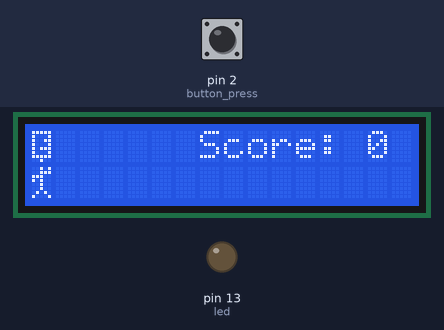
This sketch was run on a simulated Arduino Uno, built with avr-gcc and run on an emulated ATmega328P. Parts: 16×2 character LCD, output pins drawn as LEDs (lit = HIGH). Wiring (inferred from the names in the program): character LCD (HD44780): RS pin 4; R/W pin 5; E pin 6; data pin 7, pin 8, pin 9, pin 10. The inputs (shaded band) are chosen by the test bench; at power-on: pin 2 (button_press) HIGH. Pins used as bus, display or sensor lines are not drawn.

Above: at 1.1 s.
1.6 s: pin 2 (button_press) pulled LOW for 2.75 s
At 1.9 s:
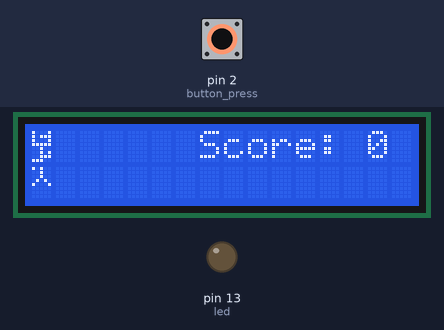
5.8 s: pin 2 (button_press) pulled LOW for 2.75 s
At 6.59 s:
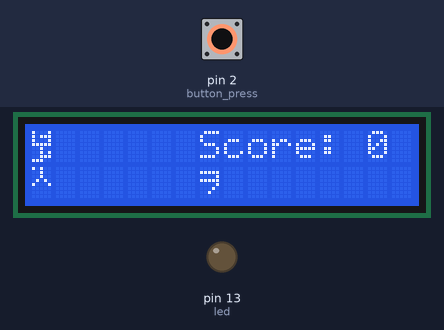
14.5 s: pin 2 (button_press) pulled LOW for 2.75 s
At 17.4 s:
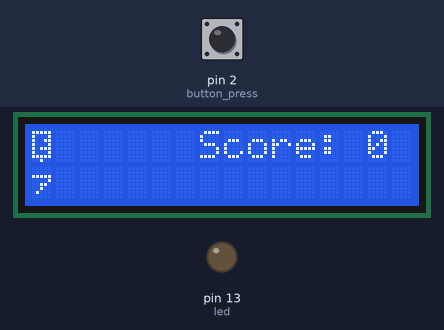
22.7 s: pin 2 (button_press) pulled LOW for 2.75 s
At 25.6 s:
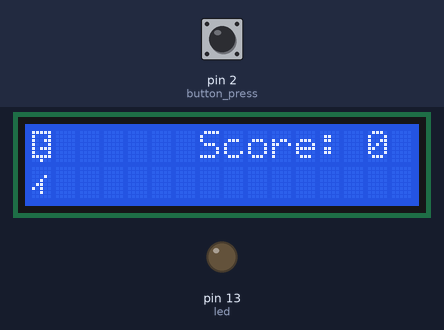
30.9 s: pin 2 (button_press) pulled LOW for 2.75 s
At 33.8 s:
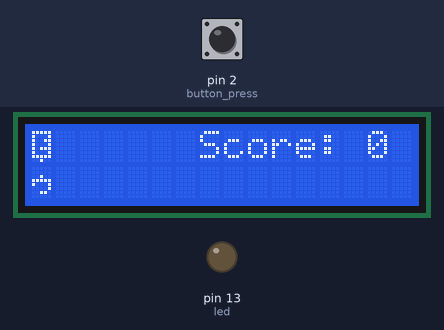

Measured:
- after the input at 1.6 s, the display: changes after 0.17 s (image 1)
- after the input at 5.8 s, the display: first changes after 0.08 s (image 2 shows a later state)
- after the input at 14.5 s, pin 13 (led): stays LOW (without the input it goes to HIGH after 3.4 s); the display: first changes after 0.20 s (image 3 shows a later state)
- after the input at 22.7 s, pin 13 (led): stays LOW (without the input it goes to HIGH after 3.4 s); the display: first changes after 0.23 s (image 4 shows a later state)
- after the input at 30.9 s, pin 13 (led): stays LOW (without the input it goes to HIGH after 3.5 s); the display: first changes after 0.25 s (image 5 shows a later state)

The sketch:

twoinone.ino
```cpp
#include <lcd.h>

enum graphics {
  HEAD = 0x00,
  RUN1 = 0x01,
  RUN2 = 0x02,
  HEAD_JUMP = 0x03,
  BODY_JUMP = 0x04,
};

enum settings {
  SPEED = 250,
};

enum modes {
  GAME,
  SENSOR,
};

volatile int mode = GAME;  // Start in game mode

volatile int button_pressed = 0;

// Game variables
uint8_t obstacle;  // Katakana character
int obstacle_block;  // Block number for obstacle
int score = 0;  // Player score
int frame_speed = SPEED;  // Delay between frames (lower number = faster game speed)
int idle_count;  // If player is idle in game, switch to sensor mode

// Sensor variables
int photocell = 0;
int photocellReading;
int led = 13;
int temp = 1;
int tempReading;

void setup() {
  attachInterrupt(0, button_press, FALLING);
  digitalWrite(2, HIGH);  // Internal pull-up
  pinMode(led, OUTPUT);

  lcd_init();
  lcd_cursor_off();

  // Game setup
  load_graphics();
}

void loop() {
  obstacle = 0xA5;  // Before first katakana character (will be incremented)
  score = 0;
  frame_speed = SPEED;
  lcd_clear();
  draw_score();
  while (mode == GAME) {
    // Run 5 times before next obstacle appears
    for (int i = 0; i < 5; i++) {
      draw_head(HEAD);
      draw_body(RUN1);
      frame_delay();

      if (button_pressed == 1) {
        draw_head(HEAD_JUMP);
        draw_body(BODY_JUMP);
        frame_delay();
        draw_head(RUN1);
        draw_body(0x20);
        frame_delay();
        draw_head(HEAD_JUMP);
        draw_body(BODY_JUMP);
        frame_delay();
        draw_head(HEAD);
        draw_body(RUN1);
        frame_delay();
        button_pressed = 0;
      }

      draw_head(HEAD);
      draw_body(RUN2);
      frame_delay();

      if (button_pressed == 1) {
        draw_head(HEAD_JUMP);
        draw_body(BODY_JUMP);
        frame_delay();
        draw_head(RUN1);
        draw_body(0x20);
        frame_delay();
        draw_head(HEAD_JUMP);
        draw_body(BODY_JUMP);
        frame_delay();
        draw_head(HEAD);
        draw_body(RUN1);
        button_pressed = 0;
      }
    }

    create_obstacle();  // Incoming katakana character!

    while (obstacle_block > 0) {
      draw_head(HEAD);
      draw_body(RUN1);
      shift_obstacle();
      possible_loss();  // The player may have been hit by the obstacle
      frame_delay();

      if (button_pressed == 1) {
        draw_head(HEAD_JUMP);
        draw_body(BODY_JUMP);
        shift_obstacle();
        possible_loss();
        frame_delay();
        draw_head(RUN1);
        draw_body(0x20);
        shift_obstacle();
        possible_loss();
        frame_delay();
        draw_head(HEAD_JUMP);
        draw_body(BODY_JUMP);
        shift_obstacle();
        possible_loss();
        frame_delay();
        draw_head(HEAD);
        draw_body(RUN1);
        shift_obstacle();
        possible_loss();
        frame_delay();
        button_pressed = 0;
      }

      draw_head(HEAD);
      draw_body(RUN2);
      shift_obstacle();
      possible_loss();
      frame_delay();

      if (button_pressed == 1) {
        draw_head(HEAD_JUMP);
        draw_body(BODY_JUMP);
        shift_obstacle();
        possible_loss();
        frame_delay();
        draw_head(RUN1);
        draw_body(0x20);
        shift_obstacle();
        // This is the only possible place the player can avoid the obstacle
        if (obstacle_block == 0) {
          score++;
          frame_speed = SPEED - score;
          draw_score();
          frame_delay();
          shift_obstacle();
          draw_head(HEAD_JUMP);
          draw_body(BODY_JUMP);
          frame_delay();
        } else {
          frame_delay();
          draw_head(HEAD_JUMP);
          draw_body(BODY_JUMP);
          shift_obstacle();
          possible_loss();
          frame_delay();
          draw_head(HEAD);
          draw_body(RUN1);
          shift_obstacle();
          possible_loss();
        }
        button_pressed = 0;
      }
    }

    // Standing around getting hit by katakana characters is considered being idle
    if (score == 0) {
      idle_count++;
    }

    // Player has been idle for too long, switch to sensor mode
    if (idle_count >= 2) {
      mode = SENSOR;
    }
  }

  lcd_write1("Light: ");
  lcd_write2("Temp: ");
  while (mode == SENSOR) {
    photocellReading = analogRead(photocell);
    tempReading = analogRead(temp);
    float tempmv = tempReading * (5000.0/1024.0);
    float tempc = (tempmv - 500.0) / 10.0;

    char lightstr[4];
    snprintf(lightstr, 4, "%d", photocellReading);
    update_light(lightstr);

    char tempstr[3];
    snprintf(tempstr, 3, "%d", int(tempc));
    update_temp(tempstr);

    if (photocellReading < 580) {
      digitalWrite(led, HIGH);
    } else {
      digitalWrite(led, LOW);
    }

    delay(500);
  }
}

/*
 Interrupt service routine for button press
 */
void button_press() {
  delay(10);  // Delay 10 ms for debouncing
  // Make sure it's a press down, not lift up with bounce
  if (digitalRead(2) == HIGH) {
    button_pressed = 0;  // False detection
  }
  if (mode == GAME) {
    button_pressed = 1;  // Button press detected
    idle_count = 0;  // Reset idle counting
  } else {  // mode == SENSOR
    mode = GAME;  // Switch to game mode
  }
}

/*
 Delay for the length of one frame
 */
void frame_delay() {
  delay(frame_speed);
}

/*
 Draw the player's head, given the style
 */
void draw_head(uint8_t head) {
  lcd_cmd(0x80);  // Set DDRAM address to 0x00
  lcd_data(head);
}

/*
 Draw the player's body, given the style
 */
void draw_body(uint8_t body) {
  lcd_cmd(0xC0);  // Set DDRAM address to 0x40
  lcd_data(body);
}

/*
 Draw score at top right
 */
void draw_score() {
  lcd_cmd(0x87);  // Set DDRAM address to 0x07
  char scorestr[10];
  snprintf(scorestr, 10, "Score: %d", score);
  if (score < 10) {  // Formatting
    scorestr[8] = ' ';
  }
  for (int i = 0; i < 9; i++) {
    lcd_data(scorestr[i]);
  }
}

/*
 Create a given character as an obstalce
 */
void create_obstacle() {
  // Next katakana character
  obstacle++;
  if (obstacle > 0xDD) {
    obstacle = 0xA6;
  }
  obstacle_block = 16;  // Set global variable
}

/*
 Shift obstacle one block to the left
 */
void shift_obstacle() {
  lcd_cmd(0xC0 | obstacle_block);  // Clear current block
  lcd_data(0x20);
  obstacle_block = max(obstacle_block-1, 0);
  lcd_cmd(0xC0 | obstacle_block);  // Draw obstacle on next block (left)
  lcd_data(obstacle);
}

/*
 The player may be getting hit by the obstacle, which is a loss
 */
void possible_loss() {
  if (obstacle_block == 0) {
    score = 0;
    draw_score();
    delay(1000);
  }
}

/*
 Update the light number on LCD
 */
void update_light(char *s) {
  lcd_cmd(0x87);  // 3 digits starting at address 0x07
  lcd_data(*s++);
  lcd_data(*s++);
  lcd_data(*s);
}

/*
 Update the temperature on LCD
 */
void update_temp(char *s) {
  lcd_cmd(0xC6);  // 2 digits starting at address 0x46
  lcd_data(*s++);
  lcd_data(*s);
}

/*
 Load the custom graphics into CGRAM
 */
void load_graphics() {
  // HEAD at CGRAM 0x00
  lcd_cmd(0x40);  // Set CGRAM address 0x00
  lcd_data(0x1F);
  lcd_cmd(0x41);  // Set CGRAM address 0x01
  lcd_data(0x11);
  lcd_cmd(0x42);  // Set CGRAM address 0x02
  lcd_data(0x13);
  lcd_cmd(0x43);  // Set CGRAM address 0x03
  lcd_data(0x11);
  lcd_cmd(0x44);  // Set CGRAM address 0x04
  lcd_data(0x17);
  lcd_cmd(0x45);  // Set CGRAM address 0x05
  lcd_data(0x11);
  lcd_cmd(0x46);  // Set CGRAM address 0x06
  lcd_data(0x1F);
  lcd_cmd(0x47);  // Set CGRAM address 0x07
  lcd_data(0x04);

  // RUN1 at CGRAM 0x01
  lcd_cmd(0x48);  // Set CGRAM address 0x08
  lcd_data(0x05);
  lcd_cmd(0x49);  // Set CGRAM address 0x09
  lcd_data(0x07);
  lcd_cmd(0x4A);  // Set CGRAM address 0x0A
  lcd_data(0x1C);
  lcd_cmd(0x4B);  // Set CGRAM address 0x0B
  lcd_data(0x14);
  lcd_cmd(0x4C);  // Set CGRAM address 0x0C
  lcd_data(0x04);
  lcd_cmd(0x4D);  // Set CGRAM address 0x0D
  lcd_data(0x04);
  lcd_cmd(0x4E);  // Set CGRAM address 0x0E
  lcd_data(0x0A);
  lcd_cmd(0x4F);  // Set CGRAM address 0x0F
  lcd_data(0x11);

  // RUN2 at CGRAM 0x02
  lcd_cmd(0x50);  // Set CGRAM address 0x10
  lcd_data(0x04);
  lcd_cmd(0x51);  // Set CGRAM address 0x11
  lcd_data(0x17);
  lcd_cmd(0x52);  // Set CGRAM address 0x12
  lcd_data(0x1D);
  lcd_cmd(0x53);  // Set CGRAM address 0x13
  lcd_data(0x04);
  lcd_cmd(0x54);  // Set CGRAM address 0x14
  lcd_data(0x04);
  lcd_cmd(0x55);  // Set CGRAM address 0x15
  lcd_data(0x04);
  lcd_cmd(0x56);  // Set CGRAM address 0x16
  lcd_data(0x0A);
  lcd_cmd(0x57);  // Set CGRAM address 0x17
  lcd_data(0x0A);

  // HEAD_JUMP at CGRAM 0x03
  lcd_cmd(0x58);  // Set CGRAM address 0x18
  lcd_data(0x11);
  lcd_cmd(0x59);  // Set CGRAM address 0x19
  lcd_data(0x17);
  lcd_cmd(0x5A);  // Set CGRAM address 0x1A
  lcd_data(0x11);
  lcd_cmd(0x5B);  // Set CGRAM address 0x1B
  lcd_data(0x1F);
  lcd_cmd(0x5C);  // Set CGRAM address 0x1C
  lcd_data(0x04);
  lcd_cmd(0x5D);  // Set CGRAM address 0x1D
  lcd_data(0x05);
  lcd_cmd(0x5E);  // Set CGRAM address 0x1E
  lcd_data(0x07);
  lcd_cmd(0x5F);  // Set CGRAM address 0x1F
  lcd_data(0x1C);

  // BODY_JUMP at CGRAM 0x04
  lcd_cmd(0x60);  // Set CGRAM address 0x20
  lcd_data(0x14);
  lcd_cmd(0x61);  // Set CGRAM address 0x21
  lcd_data(0x04);
  lcd_cmd(0x62);  // Set CGRAM address 0x22
  lcd_data(0x04);
  lcd_cmd(0x63);  // Set CGRAM address 0x23
  lcd_data(0x0A);
  lcd_cmd(0x64);  // Set CGRAM address 0x24
  lcd_data(0x11);
  lcd_cmd(0x65);  // Set CGRAM address 0x25
  lcd_data(0x00);
  lcd_cmd(0x66);  // Set CGRAM address 0x26
  lcd_data(0x00);
  lcd_cmd(0x67);  // Set CGRAM address 0x27
  lcd_data(0x00);
}
```

lcd.cpp
```cpp
/*
  lcd.cpp - Library for 2x16 character LCD (NHD-0216BZ-FL-YBW).
  Created by Tim Johns, August 15, 2014.
  Released into the public domain.
*/

#include <Arduino.h>
#include "lcd.h"

void lcd_nybble(void) {
	digitalWrite(LCD_E, LOW);	// Clock enable: falling edge
	delay(2);	// Enable pulse width >=300 ns
	digitalWrite(LCD_E, HIGH);
}

/*
  Send command
*/
void lcd_cmd(uint8_t i) {
	digitalWrite(LCD_RS, LOW);	// RS=LOW : Send instruction
	digitalWrite(LCD_RW, LOW);	// R/W=LOW : Write
	// Put upper 4 bits on output port
	if (i & 0x10) digitalWrite(LCD_DB4, HIGH); else digitalWrite(LCD_DB4, LOW);
	if (i & 0x20) digitalWrite(LCD_DB5, HIGH); else digitalWrite(LCD_DB5, LOW);
	if (i & 0x40) digitalWrite(LCD_DB6, HIGH); else digitalWrite(LCD_DB6, LOW);
	if (i & 0x80) digitalWrite(LCD_DB7, HIGH); else digitalWrite(LCD_DB7, LOW);
	lcd_nybble();	// Send upper 4 bits
	// Put lower 4 bits on output port
	if (i & 0x01) digitalWrite(LCD_DB4, HIGH); else digitalWrite(LCD_DB4, LOW);
	if (i & 0x02) digitalWrite(LCD_DB5, HIGH); else digitalWrite(LCD_DB5, LOW);
	if (i & 0x04) digitalWrite(LCD_DB6, HIGH); else digitalWrite(LCD_DB6, LOW);
	if (i & 0x08) digitalWrite(LCD_DB7, HIGH); else digitalWrite(LCD_DB7, LOW);
	lcd_nybble();	// Send lower 4 bits
}

/*
  Send data
*/
void lcd_data(uint8_t i) {
	digitalWrite(LCD_RS, HIGH);	// RS=LOW : Send data
	digitalWrite(LCD_RW, LOW);	// R/W=LOW : Write
	// Put upper 4 bits on output port
	if (i & 0x10) digitalWrite(LCD_DB4, HIGH); else digitalWrite(LCD_DB4, LOW);
	if (i & 0x20) digitalWrite(LCD_DB5, HIGH); else digitalWrite(LCD_DB5, LOW);
	if (i & 0x40) digitalWrite(LCD_DB6, HIGH); else digitalWrite(LCD_DB6, LOW);
	if (i & 0x80) digitalWrite(LCD_DB7, HIGH); else digitalWrite(LCD_DB7, LOW);
	lcd_nybble();	// Send upper 4 bits
	// Put lower 4 bits on output port
	if (i & 0x01) digitalWrite(LCD_DB4, HIGH); else digitalWrite(LCD_DB4, LOW);
	if (i & 0x02) digitalWrite(LCD_DB5, HIGH); else digitalWrite(LCD_DB5, LOW);
	if (i & 0x04) digitalWrite(LCD_DB6, HIGH); else digitalWrite(LCD_DB6, LOW);
	if (i & 0x08) digitalWrite(LCD_DB7, HIGH); else digitalWrite(LCD_DB7, LOW);
	lcd_nybble();	// Send lower 4 bits
}

/*
  Initialization
*/
void lcd_init(void) {
	// Setup pins
	pinMode(LCD_RS, OUTPUT);
	pinMode(LCD_RW, OUTPUT);
	pinMode(LCD_E, OUTPUT);
	pinMode(LCD_DB4, OUTPUT);
	pinMode(LCD_DB5, OUTPUT);
	pinMode(LCD_DB6, OUTPUT);
	pinMode(LCD_DB7, OUTPUT);
	// Clear output port
	digitalWrite(LCD_DB4, LOW);
	digitalWrite(LCD_DB5, LOW);
	digitalWrite(LCD_DB6, LOW);
	digitalWrite(LCD_DB7, LOW);
	delay(15);	// Wait >15 ms after power is applied
	// Put 0x30 on the output port
	digitalWrite(LCD_DB4, HIGH);
	digitalWrite(LCD_DB5, HIGH);
	digitalWrite(LCD_DB6, LOW);
	digitalWrite(LCD_DB7, LOW);
	delay(5);	// Must wait 5 ms
	lcd_nybble();	// Command 0x30 = Wake up
	delay(1);	// Must wait 160 us
	lcd_nybble();	// Wake up #2
	delay(1);	// Must wait 160 us
	lcd_nybble();	// Wake up #3
	delay(1);	// Must wait 160 us
	// Put 0x20 on the output port
	digitalWrite(LCD_DB4, LOW);
	digitalWrite(LCD_DB5, HIGH);
	digitalWrite(LCD_DB6, LOW);
	digitalWrite(LCD_DB7, LOW);
	lcd_nybble();	// Function set: 4 bit interface
	lcd_cmd(0x28);	// Function set: 4-bit/2-line
	lcd_cmd(0x10);	// Set cursor
	lcd_cmd(0x0F);	// Display ON; Blinking cursor
	lcd_cmd(0x06);	// Entry mode set
	lcd_cmd(0x01);	// Clear display
}

/*
  Clear display and return home
*/
void lcd_clear(void) {
	lcd_cmd(0x01);	// Clear display
}

/*
  Clear line 1
*/
void lcd_clear1(void) {
	lcd_cmd(0x80);	// Set DDRAM address to 00
	uint8_t i;
	// Clear line 1
	for (i = 0; i < 16; i++) {
		lcd_data(0x20);
	}
}

/*
  Clear line 2
*/
void lcd_clear2(void) {
	lcd_cmd(0xC0);	// Set DDRAM address to 40
	uint8_t i;
	// Clear line 2
	for (i = 0; i < 16; i++) {
		lcd_data(0x20);
	}
}

/*
  Clear display and write to it, wrapping to line 2 if overflow
*/
void lcd_write(const char *str) {
	lcd_clear();
	uint8_t i;
	// Write string to line 1
	for (i = 0; i < 16 && *str; i++) {
		lcd_data(*str++);
	}
	if (*str) {	// Overflow
		lcd_cmd(0xC0);	// Line 2
		// Write string to line 2
		for (i = 0; i < 16 && *str; i++) {
			lcd_data(*str++);
		}
	}
}

/*
  Clear line 1 and write to it
*/
void lcd_write1(const char *str) {
	lcd_cmd(0x80);	// Set DDRAM address to 00
	uint8_t i;
	// Clear line 1
	for (i = 0; i < 16; i++) {
		lcd_data(0x20);
	}
	lcd_cmd(0x80);	// Set DDRAM address to 00
	// Write string to line 1
	for (i = 0; i < 16 && *str; i++) {
		lcd_data(*str++);
	}
}

/*
  Clear line 2 and write to it
*/
void lcd_write2(const char *str) {
	lcd_cmd(0xC0);	// Set DDRAM address to 40
	uint8_t i;
	// Clear line 2
	for (i = 0; i < 16; i++) {
		lcd_data(0x20);
	}
	lcd_cmd(0xC0);	// Set DDRAM address to 40
	// Write string to line 2
	for (i = 0; i < 16 && *str; i++) {
		lcd_data(*str++);
	}
}

/*
  Turn off cursor
*/
void lcd_cursor_off(void) {
	lcd_cmd(0x0C);
}

/*
  Turn on cursor blinking
*/
void lcd_cursor_on(void) {
	lcd_cmd(0x0D);
}
```

lcd.h
```cpp
/*
  lcd.h - Library for 2x16 character LCD (NHD-0216BZ-FL-YBW).
  Created by Tim Johns, August 15, 2014.
  Released into the public domain.
*/

#ifndef LCD_H
#define LCD_H

#include <Arduino.h>

enum LCD_PINS {
	LCD_RS = 4,
	LCD_RW = 5,
	LCD_E = 6,
};

enum LCD_DATA_BUS {
	LCD_DB4 = 7,
	LCD_DB5 = 8,
	LCD_DB6 = 9,
	LCD_DB7 = 10,
};

void lcd_nybble(void);
void lcd_cmd(uint8_t);
void lcd_data(uint8_t);
void lcd_init(void);
void lcd_clear(void);
void lcd_clear1(void);
void lcd_clear2(void);
void lcd_write(const char *);
void lcd_write1(const char *);
void lcd_write2(const char *);
void lcd_cursor_off(void);
void lcd_cursor_on(void);

#endif
```
